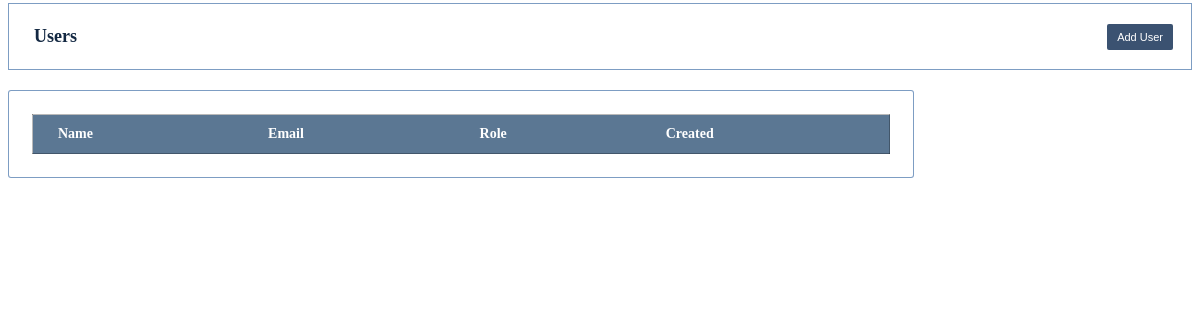
Before: /screens/users.php with the older database file.
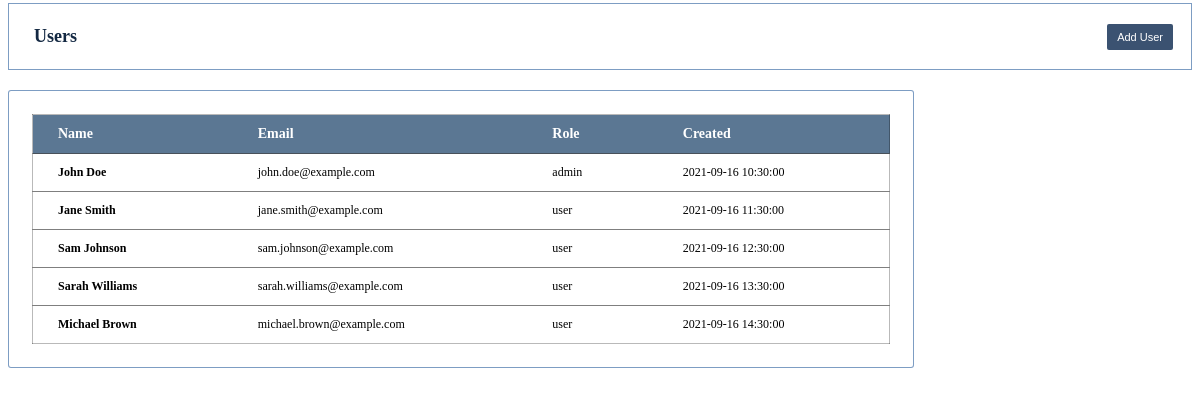
After: the same page with the newer database file.
### tables this page shows
CREATE TABLE `users` (
  `id` int(11) NOT NULL auto_increment,
  `firstname` varchar(35) NOT NULL default '',
  `lastname` varchar(35) NOT NULL default '',
  `role` varchar(35) NOT NULL default '',
  `created_at`  DATETIME NOT NULL DEFAULT '0000-00-00 00:00:00',
  `password` varchar(35) NOT NULL default '',
  `email` varchar(35) NOT NULL default '',
   PRIMARY KEY  (`id`)
);

### screens/users.php (the view, shortened to what this page needs)
<?php
    include("../database/dbsetup.php");
    $sql = "SELECT * FROM users";
    $results = $conn->query($sql);
?>
<!DOCTYPE html>
<html lang="en">
<head>
    <link rel="stylesheet" href="css/users.css">
</head>
<body>
    <div id="userHead">
        <h1>Users</h1>
        <button onclick="loadScreen('newuser')"><i class="fa-solid fa-plus"></i> Add User</button>
    </div>
    <div id='userBody'>
        <table>
            <thead>
            <tr>
                <th>Name</th>
                <th>Email</th>
                <th>Role</th>
                <th>Created</th>
            </tr>
            </thead>
            <tbody>
            <?php foreach ($results as $row): ?>
                <tr>
                    <td><strong><?= $row['firstname'] ?> <?= $row['lastname'] ?></strong></td>
                    <td><?= $row['email'] ?></td>
                    <td><?= $row['role'] ?></td>
                    <td><?= $row['created_at'] ?></td>
                </tr>
            <?php endforeach; ?>
            </tbody>
        </table>
    </div>
</body>
</html>

### css/users.css (style rules this page uses)
#userHead { display: flex; align-items: center; justify-content: space-between; margin-top: -5px; padding: 10px; padding-left: 25px; border: 1.5px solid rgba(37, 90, 154, 0.591); background-color: rgba(255, 255, 255, 0.85); }
#userHead h1 { display: inline; color: rgb(19, 40, 66); font-size: 18px; }
#userHead button { background: rgb(59, 82, 113); border-radius: 2px; font-size: 11px; color: white; border: none; padding: 7px; padding-left: 10px; padding-right: 10px; margin-right: 8px; }
#userBody { align-items: center; justify-content: center; background-color: rgba(255, 255, 255, 0.85); border-radius: 3px; border: 1.5px solid rgba(37, 90, 154, 0.591); margin-top: 20px; width: 71.5vw; padding: 23px; }
#userBody table { border-collapse: collapse; border-radius: 3px; border: 1.3px solid #00000046; font-size: 12px; width: 71.5vw; }
#userBody table td { padding: 11px; padding-right: 38px; padding-left: 25px; border-top: 1.3px solid rgba(63, 63, 63, 0.663); }
#userBody table th { font-weight: bold; font-size: 14px; text-align: left; padding: 11px; padding-left: 25px; color: white; background-color: rgba(66, 99, 131, 0.868); }

Changed rows visible on the page:
added users: firstname "John", lastname "Doe", email "john.doe@example.com", role "admin", created_at "2021-09-16 10:30:00"
added users: firstname "Jane", lastname "Smith", email "jane.smith@example.com", role "user", created_at "2021-09-16 11:30:00"
added users: firstname "Sam", lastname "Johnson", email "sam.johnson@example.com", role "user", created_at "2021-09-16 12:30:00"
added users: firstname "Sarah", lastname "Williams", email "sarah.williams@example.com", role "user", created_at "2021-09-16 13:30:00"
added users: firstname "Michael", lastname "Brown", email "michael.brown@example.com", role "user", created_at "2021-09-16 14:30:00"
